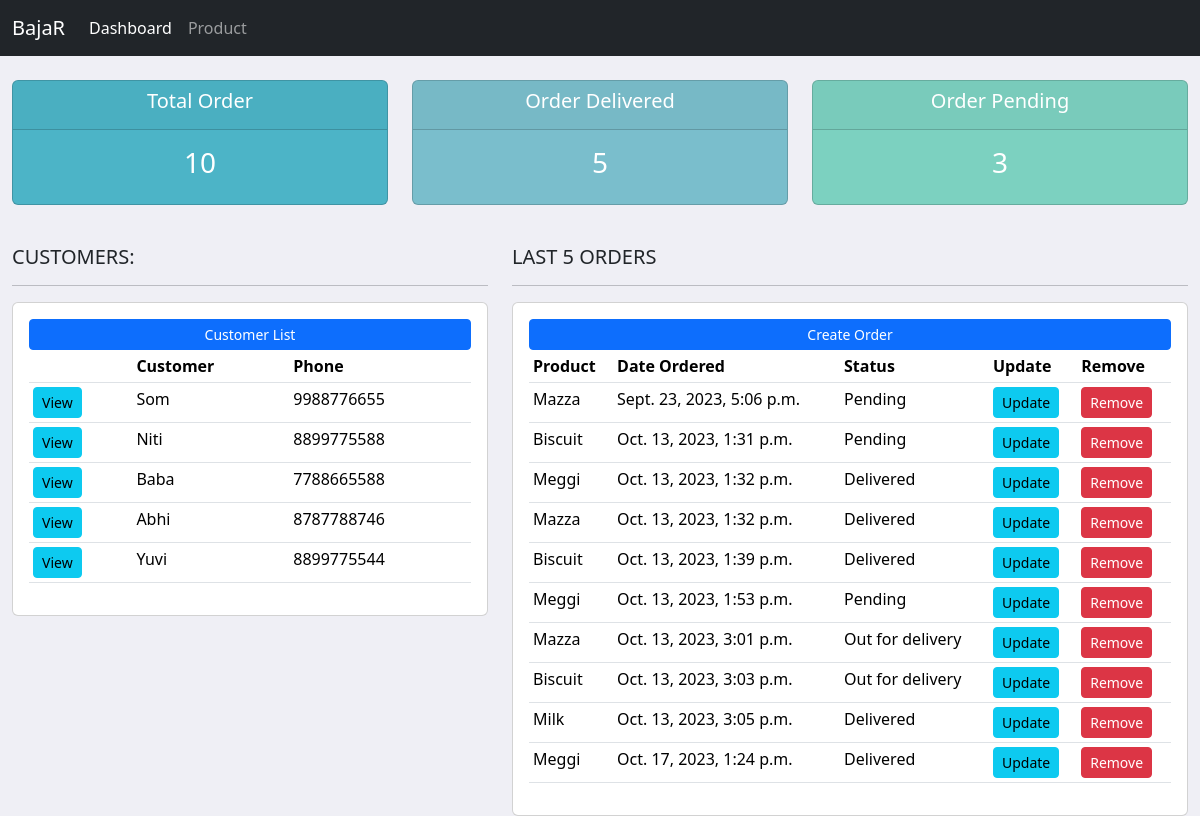
The page / on the database its author committed.
### try_3/models.py (models this page shows, shortened)
class Customer(models.Model):
    name=models.CharField(max_length=50,null=True)
    phone=models.CharField(max_length=11,null=True)
    email=models.EmailField()
    date_created=models.DateTimeField(auto_now_add=True,null=True)

class Order(models.Model):
    STATUS=(
        ('Pending','Pending'),
        ('Out for delivery','Out for delivery'),
        ('Delivered','Delivered'),
    )
    customer=models.ForeignKey(Customer,null=True,on_delete=models.SET_NULL)
    product=models.ForeignKey(Product,null=True,on_delete=models.SET_NULL)
    date_created=models.DateTimeField(auto_now_add=True,null=True)
    status=models.CharField(max_length=50,null=True,choices=STATUS)

class Product(models.Model):
    CATEGORY=(
        ('Indoor','Indoor'),
        ('Out Door','Out Door'),
    )
    name=models.CharField(max_length=50,null=True)
    price=models.FloatField()
    category=models.CharField(max_length=50,null=True,blank=CATEGORY)
    description=models.CharField(max_length=200,null=True,blank=True)
    date_created=models.DateTimeField(auto_now_add=True,null=True)
    tags=models.ManyToManyField(Tags)
    def __str__(self):
        return self.name

### try_3/views.py (the view)
# urls.py: path('',views.dashboard,name='home'),
def dashboard(request):
    orders=Order.objects.all()
    customer=Customer.objects.all()
    total_order=orders.count()
    deliver=orders.filter(status='Delivered').count()
    pending=orders.filter(status='Pending').count()
    context={
        'orders':orders,
        'customer':customer,
        'total_order':total_order,
        'deliver':deliver,
        'pending':pending,
    }
    return render(request,'dashboard.html',context)

### templates/dashboard.html
{% extends 'base.html' %}
{% block content %}
{% include 'status.html' %}
<div class="row">
    <div class="col-md-5">
        <h5>CUSTOMERS:</h5>
        <hr>
        <div class="card card-body">
            <a class="btn btn-primary btn-sm btn-block" href="#">Customer List</a>
            <table class="table table-sm">
              <tr>
                <th></th>
                <th>Customer</th>
                <th>Phone</th>
              </tr>
              {% for customer in customer %}
              <tr>
                <td><a class="btn btn-sm btn-info" href="{% url 'customer' customer.id %}">View</a></td>
                <td>{{customer.name}}</td>
                <td>{{customer.phone}}</td>
              </tr>
              {% endfor %}
            </table>
        </div>
    </div>
    <div class="col-md-7">
        <h5>LAST 5 ORDERS</h5>
        <hr>
        <div class="card card-body">
            <a class="btn btn-primary btn-sm btn-block" href="{% url 'create_order' %}">Create Order</a>
            <table class="table table-sm">
                <tr>
                    <th>Product</th>
                    <th>Date Ordered</th>
                    <th>Status</th>
                    <th>Update</th>
                    <th>Remove</th>
                </tr>
                {% for order in orders %}
                <tr>
                    <td>{{order.product}}</td>
                    <td>{{order.date_created}}</td>
                    <td>{{order.status}}</td>
                    <td><a class="btn btn-sm btn-info" href="{% url 'update_order' order.id %}">Update</a></td>
                    <td><a class="btn btn-sm btn-danger" href="{% url 'delete_order' order.id %}">Remove</a></td>
                </tr>
                {% endfor %}
            </table>
        </div>
    </div>
</div>
{% endblock %}

### templates/base.html (shortened to what this page needs)
<!DOCTYPE html>
<html lang="en">
    {% load static %}
<head>
    <link href="https://cdn.jsdelivr.net/npm/bootstrap@5.3.2/dist/css/bootstrap.min.css" rel="stylesheet">
    <link rel="stylesheet" type="text/css" href="{% static 'css/main.css' %}">
</head>
<body>
    {% include 'navbar.html' %}
   <div class="container-fluid">
    {% block content %}
    {% endblock %}
   </div>
</body>
</html>

### templates/navbar.html (shortened to what this page needs)
{% load static %}
<nav class="navbar navbar-expand-lg navbar-dark bg-dark">
    <div class="container-fluid">
      <a class="navbar-brand" href="{% url 'home' %}">BajaR</a>
      <div class="collapse navbar-collapse" id="navbarNav">
        <ul class="navbar-nav">
          <li class="nav-item">
            <a class="nav-link active" aria-current="page" href="{% url 'home' %}">Dashboard</a>
          </li>
          <li class="nav-item">
            <a class="nav-link" href="{% url 'product' %}">Product</a>
          </li>
        </ul>
      </div>
    </div>
  </nav>

### templates/status.html
<div class="row my-4">
    <div class="col">
        <div class="col-md">
            <div class="card text-center text-white mb-3" id="total-order">
               <div class="card-header">
                   <h5 class="card-title">Total Order</h5>
                </div>
           <div class="card-body">
               <h3 class="card-title">{{total_order}}</h3>
                </div>
           </div>
       </div>
   </div>
    <div class="col">
         <div class="col-md">
             <div class="card text-center text-white mb-3" id="order-delivered">
                <div class="card-header">
                    <h5 class="card-title">Order Delivered</h5>
                 </div>
            <div class="card-body">
                <h3 class="card-title">{{deliver}}</h3>
                 </div>
            </div>
        </div>
    </div>
    <div class="col">
        <div class="col-md">
            <div class="card text-center text-white mb-3" id="order-pending">
                <div class="card-header">
                    <h5 class="card-title">Order Pending</h5>
                </div>
                <div class="card-body">
                <h3 class="card-title">{{pending}}</h3>
                </div>
            </div>
        </div>
    </div>
</div>

### static/css/main.css (style rules this page uses)
body { background-color: #efeff5; }
#total-order { background-color: #4cb4c7; }
#order-delivered { background-color: #7abecc; }
#order-pending { background-color: #7CD1C0; }

### rows shown on the page
Customer: name "Som", phone "9988776655"
Customer: name "Niti", phone "8899775588"
Customer: name "Baba", phone "7788665588"
Customer: name "Abhi", phone "8787788746"
Customer: name "Yuvi", phone "8899775544"
Order: product "Mazza", date_created "Sept. 23, 2023, 5:06 p.m.", status "Pending"
Order: product "Biscuit", date_created "Oct. 13, 2023, 1:31 p.m.", status "Pending"
Order: product "Meggi", date_created "Oct. 13, 2023, 1:32 p.m.", status "Delivered"
Order: product "Mazza", date_created "Oct. 13, 2023, 1:32 p.m.", status "Delivered"
Order: product "Biscuit", date_created "Oct. 13, 2023, 1:39 p.m.", status "Delivered"
Order: product "Meggi", date_created "Oct. 13, 2023, 1:53 p.m.", status "Pending"
Order: product "Mazza", date_created "Oct. 13, 2023, 3:01 p.m.", status "Out for delivery"
Order: product "Biscuit", date_created "Oct. 13, 2023, 3:03 p.m.", status "Out for delivery"
Order: product "Milk", date_created "Oct. 13, 2023, 3:05 p.m.", status "Delivered"
Order: product "Meggi", date_created "Oct. 17, 2023, 1:24 p.m.", status "Delivered"

### other values the page prints
{{ total_order }} "10"
{{ deliver }} "5"
{{ pending }} "3"
